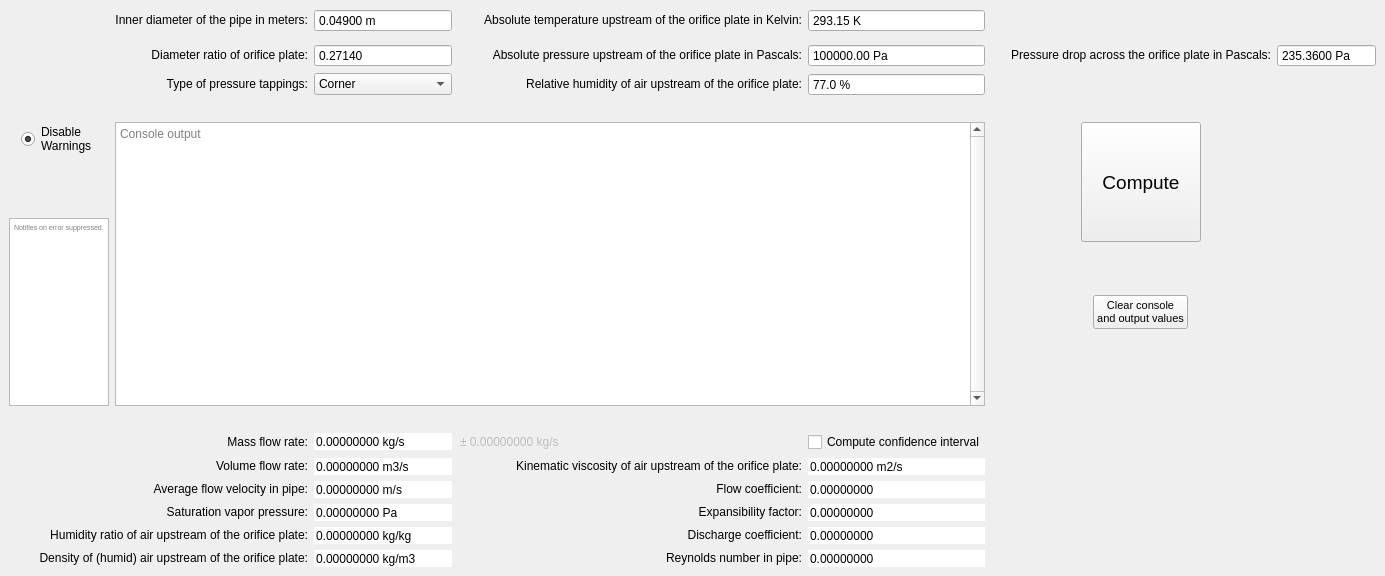
<?xml version="1.0" encoding="UTF-8"?>
<ui version="4.0">
 <class>MainWindow</class>
 <widget class="QMainWindow" name="MainWindow">
  <property name="geometry">
   <rect>
    <x>0</x>
    <y>0</y>
    <width>1385</width>
    <height>576</height>
   </rect>
  </property>
  <property name="windowTitle">
   <string>MainWindow</string>
  </property>
  <widget class="QWidget" name="centralwidget">
   <layout class="QGridLayout" name="gridLayout">
    <item row="18" column="4">
     <widget class="QLabel" name="labelO_nu">
      <property name="autoFillBackground">
       <bool>true</bool>
      </property>
      <property name="text">
       <string>&lt;html&gt;&lt;head/&gt;&lt;body&gt;&lt;p align=&quot;right&quot;&gt;Kinematic viscosity of air upstream of the orifice plate:&lt;/p&gt;&lt;/body&gt;&lt;/html&gt;</string>
      </property>
     </widget>
    </item>
    <item row="2" column="2">
     <widget class="QDoubleSpinBox" name="I_beta">
      <property name="toolTip">
       <string>&lt;html&gt;&lt;head/&gt;&lt;body&gt;&lt;p&gt;The diameter ratio of the orifice plate.&lt;/p&gt;&lt;p&gt;It corresponds to beta.&lt;/p&gt;&lt;p&gt;&lt;br/&gt;&lt;/p&gt;&lt;/body&gt;&lt;/html&gt;</string>
      </property>
      <property name="buttonSymbols">
       <enum>QAbstractSpinBox::ButtonSymbols::NoButtons</enum>
      </property>
      <property name="correctionMode">
       <enum>QAbstractSpinBox::CorrectionMode::CorrectToNearestValue</enum>
      </property>
      <property name="decimals">
       <number>5</number>
      </property>
      <property name="minimum">
       <double>0.100000000000000</double>
      </property>
      <property name="maximum">
       <double>0.750000000000000</double>
      </property>
      <property name="singleStep">
       <double>0.500000000000000</double>
      </property>
      <property name="value">
       <double>0.271400000000000</double>
      </property>
     </widget>
    </item>
    <item row="19" column="1">
     <widget class="QLabel" name="labelO_v">
      <property name="autoFillBackground">
       <bool>true</bool>
      </property>
      <property name="text">
       <string>&lt;html&gt;&lt;head/&gt;&lt;body&gt;&lt;p align=&quot;right&quot;&gt;Average flow velocity in pipe:&lt;/p&gt;&lt;/body&gt;&lt;/html&gt;</string>
      </property>
     </widget>
    </item>
    <item row="20" column="1">
     <widget class="QLabel" name="labelO_pvs">
      <property name="autoFillBackground">
       <bool>true</bool>
      </property>
      <property name="text">
       <string>&lt;html&gt;&lt;head/&gt;&lt;body&gt;&lt;p align=&quot;right&quot;&gt;Saturation vapor pressure:&lt;/p&gt;&lt;/body&gt;&lt;/html&gt;</string>
      </property>
     </widget>
    </item>
    <item row="0" column="5">
     <widget class="QDoubleSpinBox" name="I_T">
      <property name="buttonSymbols">
       <enum>QAbstractSpinBox::ButtonSymbols::NoButtons</enum>
      </property>
      <property name="suffix">
       <string> K</string>
      </property>
      <property name="decimals">
       <number>2</number>
      </property>
      <property name="maximum">
       <double>10273.149999999999636</double>
      </property>
      <property name="value">
       <double>293.149999999999977</double>
      </property>
     </widget>
    </item>
    <item row="2" column="7">
     <widget class="QLabel" name="label_Dp">
      <property name="autoFillBackground">
       <bool>true</bool>
      </property>
      <property name="text">
       <string>&lt;html&gt;&lt;head/&gt;&lt;body&gt;&lt;p align=&quot;right&quot;&gt;Pressure drop across the orifice plate in Pascals:&lt;/p&gt;&lt;/body&gt;&lt;/html&gt;</string>
      </property>
     </widget>
    </item>
    <item row="0" column="3" rowspan="4">
     <spacer name="verticalSpacer_4">
      <property name="orientation">
       <enum>Qt::Orientation::Vertical</enum>
      </property>
      <property name="sizeHint" stdset="0">
       <size>
        <width>20</width>
        <height>40</height>
       </size>
      </property>
     </spacer>
    </item>
    <item row="22" column="2">
     <widget class="QDoubleSpinBox" name="O_rho">
      <property name="enabled">
       <bool>true</bool>
      </property>
      <property name="acceptDrops">
       <bool>false</bool>
      </property>
      <property name="autoFillBackground">
       <bool>false</bool>
      </property>
      <property name="wrapping">
       <bool>false</bool>
      </property>
      <property name="frame">
       <bool>false</bool>
      </property>
      <property name="readOnly">
       <bool>true</bool>
      </property>
      <property name="buttonSymbols">
       <enum>QAbstractSpinBox::ButtonSymbols::NoButtons</enum>
      </property>
      <property name="correctionMode">
       <enum>QAbstractSpinBox::CorrectionMode::CorrectToNearestValue</enum>
      </property>
      <property name="keyboardTracking">
       <bool>false</bool>
      </property>
      <property name="showGroupSeparator" stdset="0">
       <bool>false</bool>
      </property>
      <property name="suffix">
       <string notr="true"> kg/m3</string>
      </property>
      <property name="decimals">
       <number>8</number>
      </property>
      <property name="maximum">
       <double>100000000000000000000.000000000000000</double>
      </property>
      <property name="singleStep">
       <double>0.500000000000000</double>
      </property>
      <property name="value">
       <double>0.000000000000000</double>
      </property>
     </widget>
    </item>
    <item row="19" column="4">
     <widget class="QLabel" name="labelO_alpha">
      <property name="autoFillBackground">
       <bool>true</bool>
      </property>
      <property name="text">
       <string>&lt;html&gt;&lt;head/&gt;&lt;body&gt;&lt;p align=&quot;right&quot;&gt;Flow coefficient:&lt;/p&gt;&lt;/body&gt;&lt;/html&gt;</string>
      </property>
     </widget>
    </item>
    <item row="0" column="4">
     <widget class="QLabel" name="label_T">
      <property name="text">
       <string>&lt;html&gt;&lt;head/&gt;&lt;body&gt;&lt;p align=&quot;right&quot;&gt;Absolute temperature upstream of the orifice plate in Kelvin:&lt;/p&gt;&lt;/body&gt;&lt;/html&gt;</string>
      </property>
     </widget>
    </item>
    <item row="5" column="7" alignment="Qt::AlignmentFlag::AlignHCenter|Qt::AlignmentFlag::AlignVCenter">
     <widget class="QPushButton" name="computeButton">
      <property name="enabled">
       <bool>true</bool>
      </property>
      <property name="sizePolicy">
       <sizepolicy hsizetype="Ignored" vsizetype="Ignored">
        <horstretch>0</horstretch>
        <verstretch>0</verstretch>
       </sizepolicy>
      </property>
      <property name="minimumSize">
       <size>
        <width>120</width>
        <height>120</height>
       </size>
      </property>
      <property name="maximumSize">
       <size>
        <width>140</width>
        <height>120</height>
       </size>
      </property>
      <property name="font">
       <font>
        <pointsize>14</pointsize>
        <underline>false</underline>
       </font>
      </property>
      <property name="toolTip">
       <string>&lt;html&gt;&lt;head/&gt;&lt;body&gt;&lt;p&gt;On press computes everything. &lt;/p&gt;&lt;/body&gt;&lt;/html&gt;</string>
      </property>
      <property name="text">
       <string>Compute</string>
      </property>
      <property name="checkable">
       <bool>false</bool>
      </property>
      <property name="checked">
       <bool>false</bool>
      </property>
     </widget>
    </item>
    <item row="21" column="2">
     <widget class="QDoubleSpinBox" name="O_W">
      <property name="enabled">
       <bool>true</bool>
      </property>
      <property name="acceptDrops">
       <bool>false</bool>
      </property>
      <property name="autoFillBackground">
       <bool>false</bool>
      </property>
      <property name="wrapping">
       <bool>false</bool>
      </property>
      <property name="frame">
       <bool>false</bool>
      </property>
      <property name="readOnly">
       <bool>true</bool>
      </property>
      <property name="buttonSymbols">
       <enum>QAbstractSpinBox::ButtonSymbols::NoButtons</enum>
      </property>
      <property name="correctionMode">
       <enum>QAbstractSpinBox::CorrectionMode::CorrectToNearestValue</enum>
      </property>
      <property name="keyboardTracking">
       <bool>false</bool>
      </property>
      <property name="showGroupSeparator" stdset="0">
       <bool>false</bool>
      </property>
      <property name="suffix">
       <string notr="true"> kg/kg</string>
      </property>
      <property name="decimals">
       <number>8</number>
      </property>
      <property name="maximum">
       <double>100000000000000000000.000000000000000</double>
      </property>
      <property name="singleStep">
       <double>0.500000000000000</double>
      </property>
      <property name="value">
       <double>0.000000000000000</double>
      </property>
     </widget>
    </item>
    <item row="0" column="2">
     <widget class="QDoubleSpinBox" name="I_D">
      <property name="toolTip">
       <string>&lt;html&gt;&lt;head/&gt;&lt;body&gt;&lt;p&gt;The inner diameter of the pipe in meters.&lt;/p&gt;&lt;p&gt;This corresponds to D.&lt;/p&gt;&lt;/body&gt;&lt;/html&gt;</string>
      </property>
      <property name="autoFillBackground">
       <bool>true</bool>
      </property>
      <property name="buttonSymbols">
       <enum>QAbstractSpinBox::ButtonSymbols::NoButtons</enum>
      </property>
      <property name="specialValueText">
       <string/>
      </property>
      <property name="correctionMode">
       <enum>QAbstractSpinBox::CorrectionMode::CorrectToNearestValue</enum>
      </property>
      <property name="suffix">
       <string notr="true"> m</string>
      </property>
      <property name="decimals">
       <number>5</number>
      </property>
      <property name="maximum">
       <double>100000000000000000000.000000000000000</double>
      </property>
      <property name="singleStep">
       <double>0.500000000000000</double>
      </property>
      <property name="stepType">
       <enum>QAbstractSpinBox::StepType::DefaultStepType</enum>
      </property>
      <property name="value">
       <double>0.049000000000000</double>
      </property>
     </widget>
    </item>
    <item row="17" column="2">
     <widget class="QDoubleSpinBox" name="O_Qm">
      <property name="enabled">
       <bool>true</bool>
      </property>
      <property name="acceptDrops">
       <bool>false</bool>
      </property>
      <property name="autoFillBackground">
       <bool>false</bool>
      </property>
      <property name="wrapping">
       <bool>false</bool>
      </property>
      <property name="frame">
       <bool>false</bool>
      </property>
      <property name="readOnly">
       <bool>true</bool>
      </property>
      <property name="buttonSymbols">
       <enum>QAbstractSpinBox::ButtonSymbols::NoButtons</enum>
      </property>
      <property name="correctionMode">
       <enum>QAbstractSpinBox::CorrectionMode::CorrectToNearestValue</enum>
      </property>
      <property name="keyboardTracking">
       <bool>false</bool>
      </property>
      <property name="showGroupSeparator" stdset="0">
       <bool>false</bool>
      </property>
      <property name="suffix">
       <string notr="true"> kg/s</string>
      </property>
      <property name="decimals">
       <number>8</number>
      </property>
      <property name="maximum">
       <double>100000000000000000000.000000000000000</double>
      </property>
      <property name="singleStep">
       <double>0.500000000000000</double>
      </property>
      <property name="value">
       <double>0.000000000000000</double>
      </property>
     </widget>
    </item>
    <item row="2" column="1">
     <widget class="QLabel" name="label_beta">
      <property name="autoFillBackground">
       <bool>false</bool>
      </property>
      <property name="text">
       <string>&lt;html&gt;&lt;head/&gt;&lt;body&gt;&lt;p align=&quot;right&quot;&gt;Diameter ratio of orifice plate:&lt;/p&gt;&lt;/body&gt;&lt;/html&gt;</string>
      </property>
     </widget>
    </item>
    <item row="19" column="5">
     <widget class="QDoubleSpinBox" name="O_alpha">
      <property name="enabled">
       <bool>true</bool>
      </property>
      <property name="acceptDrops">
       <bool>false</bool>
      </property>
      <property name="autoFillBackground">
       <bool>false</bool>
      </property>
      <property name="wrapping">
       <bool>false</bool>
      </property>
      <property name="frame">
       <bool>false</bool>
      </property>
      <property name="readOnly">
       <bool>true</bool>
      </property>
      <property name="buttonSymbols">
       <enum>QAbstractSpinBox::ButtonSymbols::NoButtons</enum>
      </property>
      <property name="correctionMode">
       <enum>QAbstractSpinBox::CorrectionMode::CorrectToNearestValue</enum>
      </property>
      <property name="keyboardTracking">
       <bool>false</bool>
      </property>
      <property name="showGroupSeparator" stdset="0">
       <bool>false</bool>
      </property>
      <property name="suffix">
       <string notr="true"/>
      </property>
      <property name="decimals">
       <number>8</number>
      </property>
      <property name="maximum">
       <double>100000000000000000000.000000000000000</double>
      </property>
      <property name="singleStep">
       <double>0.500000000000000</double>
      </property>
      <property name="value">
       <double>0.000000000000000</double>
      </property>
     </widget>
    </item>
    <item row="16" column="0">
     <spacer name="horizontalSpacer">
      <property name="orientation">
       <enum>Qt::Orientation::Horizontal</enum>
      </property>
      <property name="sizeHint" stdset="0">
       <size>
        <width>40</width>
        <height>20</height>
       </size>
      </property>
     </spacer>
    </item>
    <item row="22" column="5">
     <widget class="QDoubleSpinBox" name="O_ReD">
      <property name="enabled">
       <bool>true</bool>
      </property>
      <property name="acceptDrops">
       <bool>false</bool>
      </property>
      <property name="autoFillBackground">
       <bool>false</bool>
      </property>
      <property name="wrapping">
       <bool>false</bool>
      </property>
      <property name="frame">
       <bool>false</bool>
      </property>
      <property name="readOnly">
       <bool>true</bool>
      </property>
      <property name="buttonSymbols">
       <enum>QAbstractSpinBox::ButtonSymbols::NoButtons</enum>
      </property>
      <property name="correctionMode">
       <enum>QAbstractSpinBox::CorrectionMode::CorrectToNearestValue</enum>
      </property>
      <property name="keyboardTracking">
       <bool>false</bool>
      </property>
      <property name="showGroupSeparator" stdset="0">
       <bool>false</bool>
      </property>
      <property name="suffix">
       <string notr="true"/>
      </property>
      <property name="decimals">
       <number>8</number>
      </property>
      <property name="maximum">
       <double>100000000000000000000.000000000000000</double>
      </property>
      <property name="singleStep">
       <double>0.500000000000000</double>
      </property>
      <property name="value">
       <double>0.000000000000000</double>
      </property>
     </widget>
    </item>
    <item row="19" column="2">
     <widget class="QDoubleSpinBox" name="O_v">
      <property name="enabled">
       <bool>true</bool>
      </property>
      <property name="acceptDrops">
       <bool>false</bool>
      </property>
      <property name="autoFillBackground">
       <bool>false</bool>
      </property>
      <property name="wrapping">
       <bool>false</bool>
      </property>
      <property name="frame">
       <bool>false</bool>
      </property>
      <property name="readOnly">
       <bool>true</bool>
      </property>
      <property name="buttonSymbols">
       <enum>QAbstractSpinBox::ButtonSymbols::NoButtons</enum>
      </property>
      <property name="correctionMode">
       <enum>QAbstractSpinBox::CorrectionMode::CorrectToNearestValue</enum>
      </property>
      <property name="keyboardTracking">
       <bool>false</bool>
      </property>
      <property name="showGroupSeparator" stdset="0">
       <bool>false</bool>
      </property>
      <property name="suffix">
       <string notr="true"> m/s</string>
      </property>
      <property name="decimals">
       <number>8</number>
      </property>
      <property name="maximum">
       <double>100000000000000000000.000000000000000</double>
      </property>
      <property name="singleStep">
       <double>0.500000000000000</double>
      </property>
      <property name="value">
       <double>0.000000000000000</double>
      </property>
     </widget>
    </item>
    <item row="0" column="6" rowspan="4">
     <spacer name="verticalSpacer_3">
      <property name="orientation">
       <enum>Qt::Orientation::Vertical</enum>
      </property>
      <property name="sizeHint" stdset="0">
       <size>
        <width>20</width>
        <height>40</height>
       </size>
      </property>
     </spacer>
    </item>
    <item row="22" column="0" colspan="2">
     <widget class="QLabel" name="labelO_rho">
      <property name="autoFillBackground">
       <bool>true</bool>
      </property>
      <property name="text">
       <string>&lt;html&gt;&lt;head/&gt;&lt;body&gt;&lt;p align=&quot;right&quot;&gt;Density of (humid) air upstream of the orifice plate:&lt;/p&gt;&lt;/body&gt;&lt;/html&gt;</string>
      </property>
     </widget>
    </item>
    <item row="0" column="1">
     <widget class="QLabel" name="label_D">
      <property name="autoFillBackground">
       <bool>false</bool>
      </property>
      <property name="text">
       <string>&lt;html&gt;&lt;head/&gt;&lt;body&gt;&lt;p align=&quot;right&quot;&gt;Inner diameter of the pipe in meters:&lt;/p&gt;&lt;/body&gt;&lt;/html&gt;</string>
      </property>
     </widget>
    </item>
    <item row="2" column="5">
     <widget class="QDoubleSpinBox" name="I_p">
      <property name="buttonSymbols">
       <enum>QAbstractSpinBox::ButtonSymbols::NoButtons</enum>
      </property>
      <property name="suffix">
       <string> Pa</string>
      </property>
      <property name="decimals">
       <number>2</number>
      </property>
      <property name="maximum">
       <double>9999999999.149999618530273</double>
      </property>
      <property name="value">
       <double>102700.000000000000000</double>
      </property>
     </widget>
    </item>
    <item row="5" column="0" alignment="Qt::AlignmentFlag::AlignHCenter|Qt::AlignmentFlag::AlignVCenter">
     <widget class="QRadioButton" name="Warning_disable">
      <property name="toolTip">
       <string>&lt;html&gt;&lt;head/&gt;&lt;body&gt;&lt;p&gt;Disables the ISO warnings for a cleaner console output.&lt;/p&gt;&lt;p&gt;&lt;br/&gt;&lt;/p&gt;&lt;/body&gt;&lt;/html&gt;</string>
      </property>
      <property name="text">
       <string>Disable
Warnings</string>
      </property>
      <property name="checked">
       <bool>true</bool>
      </property>
     </widget>
    </item>
    <item row="3" column="4">
     <widget class="QLabel" name="label_phi">
      <property name="autoFillBackground">
       <bool>true</bool>
      </property>
      <property name="text">
       <string>&lt;html&gt;&lt;head/&gt;&lt;body&gt;&lt;p align=&quot;right&quot;&gt;Relative humidity of air upstream of the orifice plate:&lt;/p&gt;&lt;/body&gt;&lt;/html&gt;</string>
      </property>
     </widget>
    </item>
    <item row="17" column="5">
     <widget class="QCheckBox" name="CI_Switch">
      <property name="text">
       <string>Compute confidence interval</string>
      </property>
     </widget>
    </item>
    <item row="22" column="4">
     <widget class="QLabel" name="labelO_ReD">
      <property name="autoFillBackground">
       <bool>true</bool>
      </property>
      <property name="text">
       <string>&lt;html&gt;&lt;head/&gt;&lt;body&gt;&lt;p align=&quot;right&quot;&gt;Reynolds number in pipe:&lt;/p&gt;&lt;/body&gt;&lt;/html&gt;</string>
      </property>
     </widget>
    </item>
    <item row="3" column="1">
     <widget class="QLabel" name="label_tappings">
      <property name="text">
       <string>&lt;html&gt;&lt;head/&gt;&lt;body&gt;&lt;p align=&quot;right&quot;&gt;Type of pressure tappings:&lt;/p&gt;&lt;/body&gt;&lt;/html&gt;</string>
      </property>
     </widget>
    </item>
    <item row="18" column="1">
     <widget class="QLabel" name="labelO_Qv">
      <property name="autoFillBackground">
       <bool>true</bool>
      </property>
      <property name="text">
       <string>&lt;html&gt;&lt;head/&gt;&lt;body&gt;&lt;p align=&quot;right&quot;&gt;Volume flow rate:&lt;/p&gt;&lt;/body&gt;&lt;/html&gt;</string>
      </property>
     </widget>
    </item>
    <item row="20" column="2">
     <widget class="QDoubleSpinBox" name="O_pvs">
      <property name="enabled">
       <bool>true</bool>
      </property>
      <property name="acceptDrops">
       <bool>false</bool>
      </property>
      <property name="autoFillBackground">
       <bool>false</bool>
      </property>
      <property name="wrapping">
       <bool>false</bool>
      </property>
      <property name="frame">
       <bool>false</bool>
      </property>
      <property name="readOnly">
       <bool>true</bool>
      </property>
      <property name="buttonSymbols">
       <enum>QAbstractSpinBox::ButtonSymbols::NoButtons</enum>
      </property>
      <property name="correctionMode">
       <enum>QAbstractSpinBox::CorrectionMode::CorrectToNearestValue</enum>
      </property>
      <property name="keyboardTracking">
       <bool>false</bool>
      </property>
      <property name="showGroupSeparator" stdset="0">
       <bool>false</bool>
      </property>
      <property name="suffix">
       <string notr="true"> Pa</string>
      </property>
      <property name="decimals">
       <number>8</number>
      </property>
      <property name="maximum">
       <double>100000000000000000000.000000000000000</double>
      </property>
      <property name="singleStep">
       <double>0.500000000000000</double>
      </property>
      <property name="value">
       <double>0.000000000000000</double>
      </property>
     </widget>
    </item>
    <item row="20" column="4">
     <widget class="QLabel" name="labelO_eps">
      <property name="autoFillBackground">
       <bool>true</bool>
      </property>
      <property name="text">
       <string>&lt;html&gt;&lt;head/&gt;&lt;body&gt;&lt;p align=&quot;right&quot;&gt;Expansibility factor:&lt;/p&gt;&lt;/body&gt;&lt;/html&gt;</string>
      </property>
     </widget>
    </item>
    <item row="17" column="1">
     <widget class="QLabel" name="labelO_Qm">
      <property name="autoFillBackground">
       <bool>true</bool>
      </property>
      <property name="text">
       <string>&lt;html&gt;&lt;head/&gt;&lt;body&gt;&lt;p align=&quot;right&quot;&gt;Mass flow rate:&lt;/p&gt;&lt;/body&gt;&lt;/html&gt;</string>
      </property>
     </widget>
    </item>
    <item row="21" column="5">
     <widget class="QDoubleSpinBox" name="O_C">
      <property name="enabled">
       <bool>true</bool>
      </property>
      <property name="acceptDrops">
       <bool>false</bool>
      </property>
      <property name="toolTip">
       <string/>
      </property>
      <property name="autoFillBackground">
       <bool>false</bool>
      </property>
      <property name="wrapping">
       <bool>false</bool>
      </property>
      <property name="frame">
       <bool>false</bool>
      </property>
      <property name="readOnly">
       <bool>true</bool>
      </property>
      <property name="buttonSymbols">
       <enum>QAbstractSpinBox::ButtonSymbols::NoButtons</enum>
      </property>
      <property name="correctionMode">
       <enum>QAbstractSpinBox::CorrectionMode::CorrectToNearestValue</enum>
      </property>
      <property name="keyboardTracking">
       <bool>false</bool>
      </property>
      <property name="showGroupSeparator" stdset="0">
       <bool>false</bool>
      </property>
      <property name="suffix">
       <string notr="true"/>
      </property>
      <property name="decimals">
       <number>8</number>
      </property>
      <property name="maximum">
       <double>100000000000000000000.000000000000000</double>
      </property>
      <property name="singleStep">
       <double>0.500000000000000</double>
      </property>
      <property name="value">
       <double>0.000000000000000</double>
      </property>
     </widget>
    </item>
    <item row="12" column="0" alignment="Qt::AlignmentFlag::AlignHCenter|Qt::AlignmentFlag::AlignVCenter">
     <widget class="QPlainTextEdit" name="Warning_Screen">
      <property name="maximumSize">
       <size>
        <width>100</width>
        <height>16777215</height>
       </size>
      </property>
      <property name="font">
       <font>
        <pointsize>5</pointsize>
       </font>
      </property>
      <property name="verticalScrollBarPolicy">
       <enum>Qt::ScrollBarPolicy::ScrollBarAlwaysOff</enum>
      </property>
      <property name="horizontalScrollBarPolicy">
       <enum>Qt::ScrollBarPolicy::ScrollBarAlwaysOff</enum>
      </property>
      <property name="lineWrapMode">
       <enum>QPlainTextEdit::LineWrapMode::WidgetWidth</enum>
      </property>
      <property name="readOnly">
       <bool>true</bool>
      </property>
      <property name="placeholderText">
       <string>Notifies on error suppressed.</string>
      </property>
     </widget>
    </item>
    <item row="4" column="0">
     <spacer name="horizontalSpacer_6">
      <property name="orientation">
       <enum>Qt::Orientation::Horizontal</enum>
      </property>
      <property name="sizeType">
       <enum>QSizePolicy::Policy::MinimumExpanding</enum>
      </property>
      <property name="sizeHint" stdset="0">
       <size>
        <width>40</width>
        <height>20</height>
       </size>
      </property>
     </spacer>
    </item>
    <item row="2" column="9">
     <widget class="QDoubleSpinBox" name="I_Dp">
      <property name="buttonSymbols">
       <enum>QAbstractSpinBox::ButtonSymbols::NoButtons</enum>
      </property>
      <property name="suffix">
       <string> Pa</string>
      </property>
      <property name="decimals">
       <number>4</number>
      </property>
      <property name="maximum">
       <double>151325.000000000000000</double>
      </property>
      <property name="value">
       <double>235.360000000000014</double>
      </property>
     </widget>
    </item>
    <item row="3" column="2">
     <widget class="QComboBox" name="I_tappings">
      <item>
       <property name="text">
        <string>Corner</string>
       </property>
      </item>
      <item>
       <property name="text">
        <string>Radius (D and D/2)</string>
       </property>
      </item>
      <item>
       <property name="text">
        <string>Flange</string>
       </property>
      </item>
     </widget>
    </item>
    <item row="20" column="5">
     <widget class="QDoubleSpinBox" name="O_eps">
      <property name="enabled">
       <bool>true</bool>
      </property>
      <property name="acceptDrops">
       <bool>false</bool>
      </property>
      <property name="autoFillBackground">
       <bool>false</bool>
      </property>
      <property name="wrapping">
       <bool>false</bool>
      </property>
      <property name="frame">
       <bool>false</bool>
      </property>
      <property name="readOnly">
       <bool>true</bool>
      </property>
      <property name="buttonSymbols">
       <enum>QAbstractSpinBox::ButtonSymbols::NoButtons</enum>
      </property>
      <property name="correctionMode">
       <enum>QAbstractSpinBox::CorrectionMode::CorrectToNearestValue</enum>
      </property>
      <property name="keyboardTracking">
       <bool>false</bool>
      </property>
      <property name="showGroupSeparator" stdset="0">
       <bool>false</bool>
      </property>
      <property name="suffix">
       <string notr="true"/>
      </property>
      <property name="decimals">
       <number>8</number>
      </property>
      <property name="maximum">
       <double>100000000000000000000.000000000000000</double>
      </property>
      <property name="singleStep">
       <double>0.500000000000000</double>
      </property>
      <property name="value">
       <double>0.000000000000000</double>
      </property>
     </widget>
    </item>
    <item row="2" column="4">
     <widget class="QLabel" name="label_p">
      <property name="text">
       <string>&lt;html&gt;&lt;head/&gt;&lt;body&gt;&lt;p align=&quot;right&quot;&gt;Absolute pressure upstream of the orifice plate in Pascals:&lt;/p&gt;&lt;/body&gt;&lt;/html&gt;</string>
      </property>
     </widget>
    </item>
    <item row="12" column="7" alignment="Qt::AlignmentFlag::AlignHCenter|Qt::AlignmentFlag::AlignVCenter">
     <widget class="QPushButton" name="ClearAll">
      <property name="font">
       <font>
        <pointsize>8</pointsize>
       </font>
      </property>
      <property name="text">
       <string>Clear console
and output values</string>
      </property>
     </widget>
    </item>
    <item row="3" column="5">
     <widget class="QDoubleSpinBox" name="I_phi">
      <property name="buttonSymbols">
       <enum>QAbstractSpinBox::ButtonSymbols::NoButtons</enum>
      </property>
      <property name="suffix">
       <string notr="true"> %</string>
      </property>
      <property name="decimals">
       <number>1</number>
      </property>
      <property name="maximum">
       <double>100.000000000000000</double>
      </property>
      <property name="value">
       <double>77.000000000000000</double>
      </property>
     </widget>
    </item>
    <item row="17" column="3" colspan="2">
     <widget class="QDoubleSpinBox" name="O_QmCI">
      <property name="enabled">
       <bool>false</bool>
      </property>
      <property name="acceptDrops">
       <bool>false</bool>
      </property>
      <property name="toolTip">
       <string>&lt;html&gt;&lt;head/&gt;&lt;body&gt;&lt;p&gt;&lt;br/&gt;&lt;/p&gt;&lt;/body&gt;&lt;/html&gt;</string>
      </property>
      <property name="autoFillBackground">
       <bool>false</bool>
      </property>
      <property name="wrapping">
       <bool>false</bool>
      </property>
      <property name="frame">
       <bool>false</bool>
      </property>
      <property name="readOnly">
       <bool>true</bool>
      </property>
      <property name="buttonSymbols">
       <enum>QAbstractSpinBox::ButtonSymbols::NoButtons</enum>
      </property>
      <property name="correctionMode">
       <enum>QAbstractSpinBox::CorrectionMode::CorrectToNearestValue</enum>
      </property>
      <property name="keyboardTracking">
       <bool>false</bool>
      </property>
      <property name="showGroupSeparator" stdset="0">
       <bool>false</bool>
      </property>
      <property name="prefix">
       <string>± </string>
      </property>
      <property name="suffix">
       <string notr="true"> kg/s</string>
      </property>
      <property name="decimals">
       <number>8</number>
      </property>
      <property name="maximum">
       <double>100000000000000000000.000000000000000</double>
      </property>
      <property name="singleStep">
       <double>0.500000000000000</double>
      </property>
      <property name="value">
       <double>0.000000000000000</double>
      </property>
     </widget>
    </item>
    <item row="18" column="5">
     <widget class="QDoubleSpinBox" name="O_nu">
      <property name="enabled">
       <bool>true</bool>
      </property>
      <property name="acceptDrops">
       <bool>false</bool>
      </property>
      <property name="autoFillBackground">
       <bool>false</bool>
      </property>
      <property name="wrapping">
       <bool>false</bool>
      </property>
      <property name="frame">
       <bool>false</bool>
      </property>
      <property name="readOnly">
       <bool>true</bool>
      </property>
      <property name="buttonSymbols">
       <enum>QAbstractSpinBox::ButtonSymbols::NoButtons</enum>
      </property>
      <property name="correctionMode">
       <enum>QAbstractSpinBox::CorrectionMode::CorrectToNearestValue</enum>
      </property>
      <property name="keyboardTracking">
       <bool>false</bool>
      </property>
      <property name="showGroupSeparator" stdset="0">
       <bool>false</bool>
      </property>
      <property name="suffix">
       <string notr="true"> m2/s</string>
      </property>
      <property name="decimals">
       <number>8</number>
      </property>
      <property name="maximum">
       <double>100000000000000000000.000000000000000</double>
      </property>
      <property name="singleStep">
       <double>0.500000000000000</double>
      </property>
      <property name="value">
       <double>0.000000000000000</double>
      </property>
     </widget>
    </item>
    <item row="21" column="0" colspan="2">
     <widget class="QLabel" name="labelO_W">
      <property name="autoFillBackground">
       <bool>true</bool>
      </property>
      <property name="text">
       <string>&lt;html&gt;&lt;head/&gt;&lt;body&gt;&lt;p align=&quot;right&quot;&gt;Humidity ratio of air upstream of the orifice plate:&lt;/p&gt;&lt;/body&gt;&lt;/html&gt;</string>
      </property>
     </widget>
    </item>
    <item row="18" column="2">
     <widget class="QDoubleSpinBox" name="O_Qv">
      <property name="enabled">
       <bool>true</bool>
      </property>
      <property name="acceptDrops">
       <bool>false</bool>
      </property>
      <property name="autoFillBackground">
       <bool>false</bool>
      </property>
      <property name="wrapping">
       <bool>false</bool>
      </property>
      <property name="frame">
       <bool>false</bool>
      </property>
      <property name="readOnly">
       <bool>true</bool>
      </property>
      <property name="buttonSymbols">
       <enum>QAbstractSpinBox::ButtonSymbols::NoButtons</enum>
      </property>
      <property name="correctionMode">
       <enum>QAbstractSpinBox::CorrectionMode::CorrectToNearestValue</enum>
      </property>
      <property name="keyboardTracking">
       <bool>false</bool>
      </property>
      <property name="showGroupSeparator" stdset="0">
       <bool>false</bool>
      </property>
      <property name="suffix">
       <string notr="true"> m3/s</string>
      </property>
      <property name="decimals">
       <number>8</number>
      </property>
      <property name="maximum">
       <double>100000000000000000000.000000000000000</double>
      </property>
      <property name="singleStep">
       <double>0.500000000000000</double>
      </property>
      <property name="value">
       <double>0.000000000000000</double>
      </property>
     </widget>
    </item>
    <item row="5" column="1" rowspan="8" colspan="5">
     <widget class="QPlainTextEdit" name="ConsoleOutput">
      <property name="toolTip">
       <string>&lt;html&gt;&lt;head/&gt;&lt;body&gt;&lt;p&gt;A place where relevant information can be found.&lt;/p&gt;&lt;/body&gt;&lt;/html&gt;</string>
      </property>
      <property name="autoFillBackground">
       <bool>true</bool>
      </property>
      <property name="frameShape">
       <enum>QFrame::Shape::StyledPanel</enum>
      </property>
      <property name="frameShadow">
       <enum>QFrame::Shadow::Sunken</enum>
      </property>
      <property name="verticalScrollBarPolicy">
       <enum>Qt::ScrollBarPolicy::ScrollBarAlwaysOn</enum>
      </property>
      <property name="horizontalScrollBarPolicy">
       <enum>Qt::ScrollBarPolicy::ScrollBarAlwaysOff</enum>
      </property>
      <property name="sizeAdjustPolicy">
       <enum>QAbstractScrollArea::SizeAdjustPolicy::AdjustIgnored</enum>
      </property>
      <property name="documentTitle">
       <string>ConsoleOutput</string>
      </property>
      <property name="undoRedoEnabled">
       <bool>false</bool>
      </property>
      <property name="lineWrapMode">
       <enum>QPlainTextEdit::LineWrapMode::WidgetWidth</enum>
      </property>
      <property name="readOnly">
       <bool>true</bool>
      </property>
      <property name="centerOnScroll">
       <bool>false</bool>
      </property>
      <property name="placeholderText">
       <string>Console output</string>
      </property>
     </widget>
    </item>
    <item row="21" column="3" colspan="2">
     <widget class="QLabel" name="labelO_C">
      <property name="autoFillBackground">
       <bool>true</bool>
      </property>
      <property name="text">
       <string>&lt;html&gt;&lt;head/&gt;&lt;body&gt;&lt;p align=&quot;right&quot;&gt;Discharge coefficient:&lt;/p&gt;&lt;/body&gt;&lt;/html&gt;</string>
      </property>
     </widget>
    </item>
    <item row="11" column="7">
     <spacer name="horizontalSpacer_2">
      <property name="orientation">
       <enum>Qt::Orientation::Horizontal</enum>
      </property>
      <property name="sizeHint" stdset="0">
       <size>
        <width>40</width>
        <height>20</height>
       </size>
      </property>
     </spacer>
    </item>
   </layout>
  </widget>
 </widget>
 <resources/>
 <connections/>
</ui>
